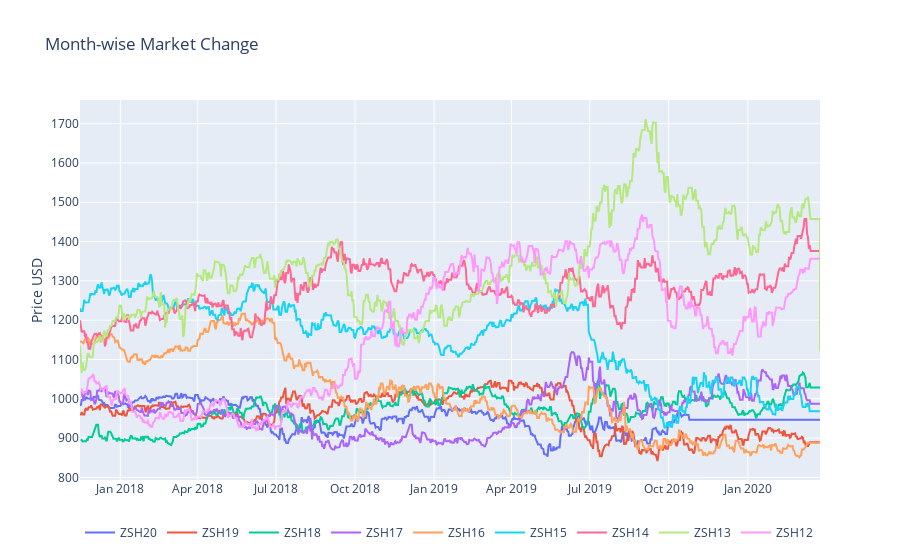

Notebook cell for this chart:
### Code cell
#"ZSH16", "ZSH15", "ZSH14", "ZSH13", "ZSH12"
plot_line(result_test, ["ZSH20", "ZSH19", "ZSH18", "ZSH17","ZSH16", "ZSH15", "ZSH14", "ZSH13", "ZSH12"], "Time", "Month-wise Market Change", "Price USD")

### Figure 1 — Plotly figure (JSON) as saved in the notebook; plotly's stock layout.template omitted (floating-point values rounded to 4 significant figures; data arrays with more than 128 entries replaced by an {"elided": "..."} marker saying what was removed)
{"data": [{"name": "ZSH20", "type": "scatter", "x": {"elided": "865 str values"}, "y": {"elided": "865 float values"}}, {"name": "ZSH19", "type": "scatter", "x": {"elided": "865 str values"}, "y": {"elided": "865 float values"}}, {"name": "ZSH18", "type": "scatter", "x": {"elided": "865 str values"}, "y": {"elided": "865 float values"}}, {"name": "ZSH17", "type": "scatter", "x": {"elided": "865 str values"}, "y": {"elided": "865 float values"}}, {"name": "ZSH16", "type": "scatter", "x": {"elided": "865 str values"}, "y": {"elided": "865 float values"}}, {"name": "ZSH15", "type": "scatter", "x": {"elided": "865 str values"}, "y": {"elided": "865 float values"}}, {"name": "ZSH14", "type": "scatter", "x": {"elided": "865 str values"}, "y": {"elided": "865 float values"}}, {"name": "ZSH13", "type": "scatter", "x": {"elided": "865 str values"}, "y": {"elided": "865 float values"}}, {"name": "ZSH12", "type": "scatter", "x": {"elided": "865 str values"}, "y": {"elided": "865 float values"}}], "layout": {"legend": {"orientation": "h"}, "title": {"text": "Month-wise Market Change"}, "xaxis": {"title": {"text": ""}}, "yaxis": {"title": {"text": "Price USD"}}}}
